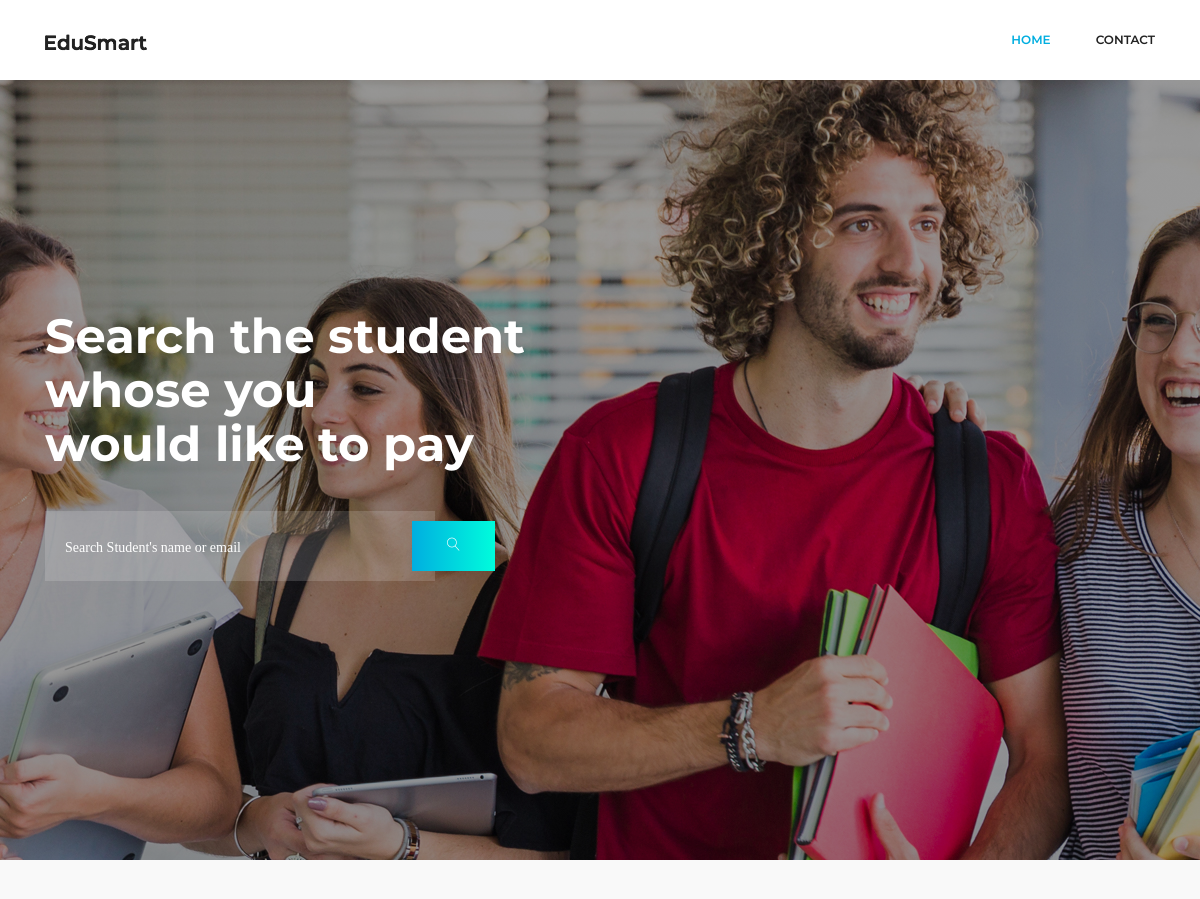
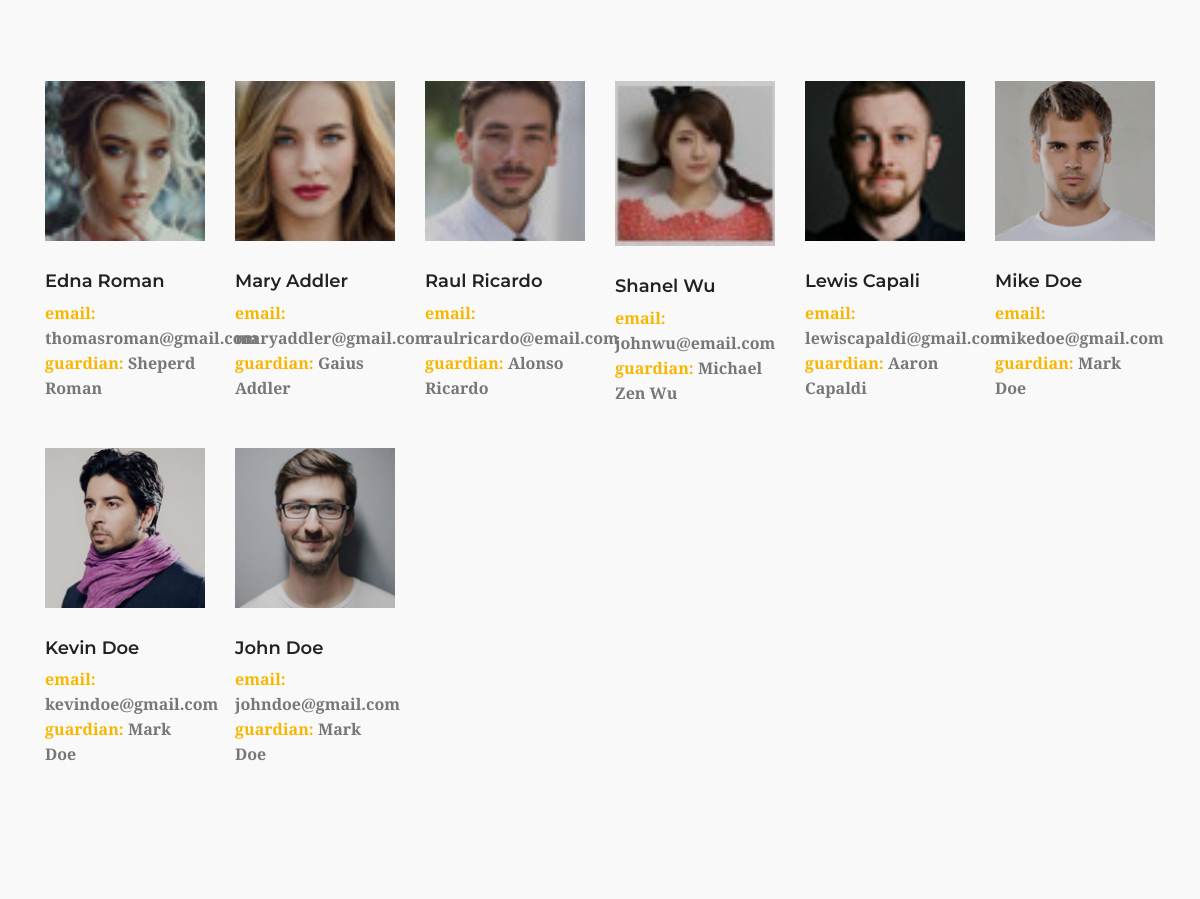
Page /select_student.php on the committed database (2 pictures, top to bottom).
### tables this page shows
CREATE TABLE `all_students` (
  `id` int(255) NOT NULL,
  `student_fullname` varchar(30) NOT NULL,
  `student_email` varchar(30) NOT NULL,
  `student_guardian` varchar(30) NOT NULL,
  `class` varchar(30) NOT NULL,
  `passport` varchar(500) NOT NULL
);

### select_student.php (the view, shortened to what this page needs)
<?php
	include("./inc/header.php");
	include("./inc/conn.php");
	$fee_id = $_GET['fee_id'];
?>
    <section class="home_banner_area">
		<div class="banner_inner">
			<div class="container">
				<div class="row">
					<div class="col-lg-12">
						<div class="banner_content">
							<h2>
								<?php
									$sql_fee_type = "SELECT * FROM fee_type WHERE id = '".$fee_id."'";
									$query_fee_type = mysqli_query($conn, $sql_fee_type);
									$fetch_fee_type = mysqli_fetch_assoc($query_fee_type);
								?>
								Search the student <br> whose <?php echo $fetch_fee_type['title']?> you <br> would like to pay
							</h2>
							<div class="search_course_wrap">
								<form action="select_student.php" method = "GET" class="form_box d-flex justify-content-between w-100">
									<input type="text" placeholder="Search Student's name or email" class="form-control" name = "query">
									<button type="submit" class="btn search_course_btn"><i class= "lnr lnr-magnifier"></i></button>
								</form>
							</div>
						</div>
					</div>
				</div>
			</div>
		</div>
	</section>
	<div class="popular_courses lite_bg">
		<div class="container">
			<div class="row">
			<?php
				if(isset($_GET['query'])):
					$sql_search_student = "SELECT * FROM all_students WHERE student_fullname LIKE '%".$_GET['query']."%' OR student_email LIKE '%".$_GET['query']."%'";
					$query_search_students = mysqli_query($conn, $sql_search_student);
					if(mysqli_num_rows($query_search_students)):
						while($fetch_search_students = mysqli_fetch_assoc($query_search_students)):
				?>
				<div class="col-lg-2 col-md-4">
					<div class="single_course">
						<div class="course_head overlay">
							<img class="img-fluid w-100" src="<?php echo $fetch_search_students['passport']?>" alt="">
						</div>
						<div class="course_content">
							<h4>
								<a href="pay.php?student_id=<?php echo $fetch_search_students['id']?>&fee_id=<?php echo $fee_id?>"><?php echo $fetch_search_students['student_fullname']?></a>
							</h4>
							<p>
                                <b>email:</b> <?php echo $fetch_search_students['student_email']?> <br>
                                <b>guardian:</b> <?php echo $fetch_search_students['student_guardian']?>
                            </p>
						</div>
					</div>
                </div>
				<?php
						endwhile;
					else:
						echo "<div class = 'text-center'><a href = 'index.php' ><button style = 'margin-top: 10px' class = 'btn btn-dark'>
							No Student Matches the search. Click to view all students.
						</button></a></div>";
					endif;
				else:
					$sql_get_students = "SELECT * FROM all_students ORDER BY id DESC";
					$query_get_students = mysqli_query($conn, $sql_get_students);
					while($fetch_get_students = mysqli_fetch_assoc($query_get_students)):
				?>
				<div class="col-lg-2 col-md-4">
					<div class="single_course">
						<div class="course_head overlay">
							<img class="img-fluid w-100" src="<?php echo $fetch_get_students['passport']?>" alt="">
						</div>
						<div class="course_content">
							<h4>
								<a href="pay.php?student_id=<?php echo $fetch_get_students['id']?>&fee_id=<?php echo $fee_id?>"><?php echo $fetch_get_students['student_fullname']?></a>
							</h4>
							<p>
                                <b>email:</b> <?php echo $fetch_get_students['student_email']?> <br>
                                <b>guardian:</b> <?php echo $fetch_get_students['student_guardian']?>
                            </p>
						</div>
					</div>
                </div>
				<?php
					endwhile;
				endif;
				?>
			</div>
		</div>
	</div>

### inc/header.php (shortened to what this page needs)
<!doctype html>
<html lang="en">
<head>
	<link rel="stylesheet" href="css/bootstrap.css">
	<link rel="stylesheet" href="vendors/linericon/style.css">
	<link rel="stylesheet" href="css/font-awesome.min.css">
	<link rel="stylesheet" href="vendors/owl-carousel/owl.carousel.min.css">
	<link rel="stylesheet" href="vendors/lightbox/simpleLightbox.css">
	<link rel="stylesheet" href="vendors/nice-select/css/nice-select.css">
	<link rel="stylesheet" href="vendors/animate-css/animate.css">
	<link rel="stylesheet" href="css/style.css">
</head>
<body>
	<header class="header_area">
		<div class="main_menu">
			<nav class="navbar navbar-expand-lg navbar-light">
				<div class="container">
					<a class="navbar-brand logo_h" href="index.php"><img src="img/logo.png" alt=""></a>
					<div class="collapse navbar-collapse offset" id="navbarSupportedContent">
						<ul class="nav navbar-nav menu_nav ml-auto">
							<li class="nav-item active"><a class="nav-link" href="index.html">Home</a></li>			<li class="nav-item"><a class="nav-link" href="contact.php">Contact</a></li>
						</ul>
					</div>
				</div>
			</nav>
		</div>
	</header>

### rows in the picture
all_students: passport (picture), student_fullname "Edna Roman", student_email "thomasroman@gmail.com", student_guardian "Sheperd Roman"
all_students: passport (picture), student_fullname "Mary Addler", student_email "maryaddler@gmail.com", student_guardian "Gaius Addler"
all_students: passport (picture), student_fullname "Raul Ricardo", student_email "raulricardo@email.com", student_guardian "Alonso Ricardo"
all_students: passport (picture), student_fullname "Shanel Wu", student_email "johnwu@email.com", student_guardian "Michael Zen Wu"
all_students: passport (picture), student_fullname "Lewis Capali", student_email "lewiscapaldi@gmail.com", student_guardian "Aaron Capaldi"
all_students: passport (picture), student_fullname "Mike Doe", student_email "mikedoe@gmail.com", student_guardian "Mark Doe"
all_students: passport (picture), student_fullname "Kevin Doe", student_email "kevindoe@gmail.com", student_guardian "Mark Doe"
all_students: shows a picture, student_fullname "John Doe", student_email "johndoe@gmail.com", student_guardian "Mark Doe"
